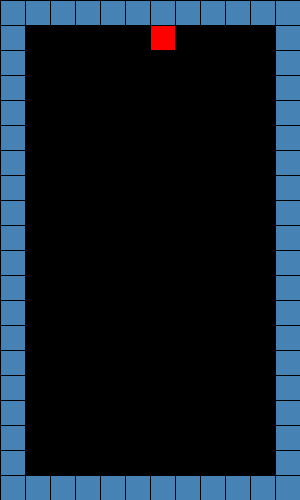
Frame 1 (no input)
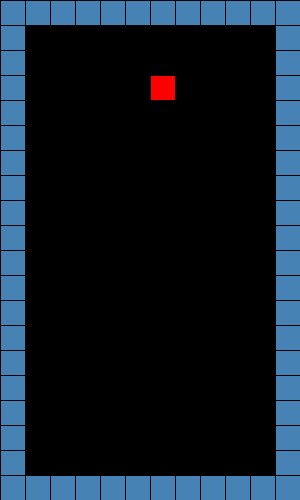
Frame 60 (the mouse pressed at the canvas centre just before this capture)
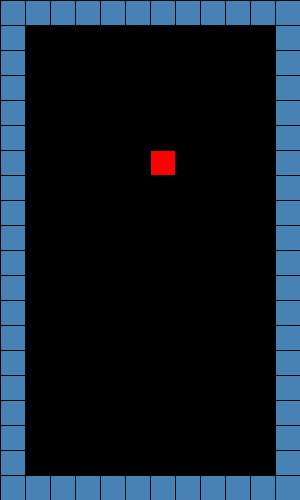
Frame 120 (the mouse held since frame 60 and released just before this capture)

The Processing sketch that drew these frames (run headless with seeded random() and noise(); from frame 60 on, the mouse is pressed at the canvas centre):

// Processing sketch: tetris02
// ── tetris02.pde
int[][]grid={
  {1,1,1,1,1,1,1,1,1,1,1,1},
  {1,0,0,0,0,0,0,0,0,0,0,1},
  {1,0,0,0,0,0,0,0,0,0,0,1},
  {1,0,0,0,0,0,0,0,0,0,0,1},
  {1,0,0,0,0,0,0,0,0,0,0,1},
  {1,0,0,0,0,0,0,0,0,0,0,1},
  {1,0,0,0,0,0,0,0,0,0,0,1},
  {1,0,0,0,0,0,0,0,0,0,0,1},
  {1,0,0,0,0,0,0,0,0,0,0,1},
  {1,0,0,0,0,0,0,0,0,0,0,1},
  {1,0,0,0,0,0,0,0,0,0,0,1},
  {1,0,0,0,0,0,0,0,0,0,0,1},
  {1,0,0,0,0,0,0,0,0,0,0,1},
  {1,0,0,0,0,0,0,0,0,0,0,1},
  {1,0,0,0,0,0,0,0,0,0,0,1},
  {1,0,0,0,0,0,0,0,0,0,0,1},
  {1,0,0,0,0,0,0,0,0,0,0,1},
  {1,0,0,0,0,0,0,0,0,0,0,1},
  {1,0,0,0,0,0,0,0,0,0,0,1},
  {1,1,1,1,1,1,1,1,1,1,1,1}
};
void one(int x,int y){
  fill(255,0,0);
  if(grid[y][x]==0)rect(25*x,25*y,25,25);
}
void setup(){
  size(300,500);
}
void draw(){
  background(0);
  for(int x=0;x<12;x++){
    for(int y=0;y<20;y++){
      if(grid[y][x]==1)fill(70,130,180);
      else fill(0);
      rect(x*25,y*25,25,25);
    }
  }
  one(nowX,nowY);
  if(frameCount%20==0){
    if(grid[nowY+1][nowX]==0)nowY++;
    else{
      grid[nowY][nowX]=2;
      nowX=6;nowY=1;
    }
  }
}
int nowX=6,nowY=1;
